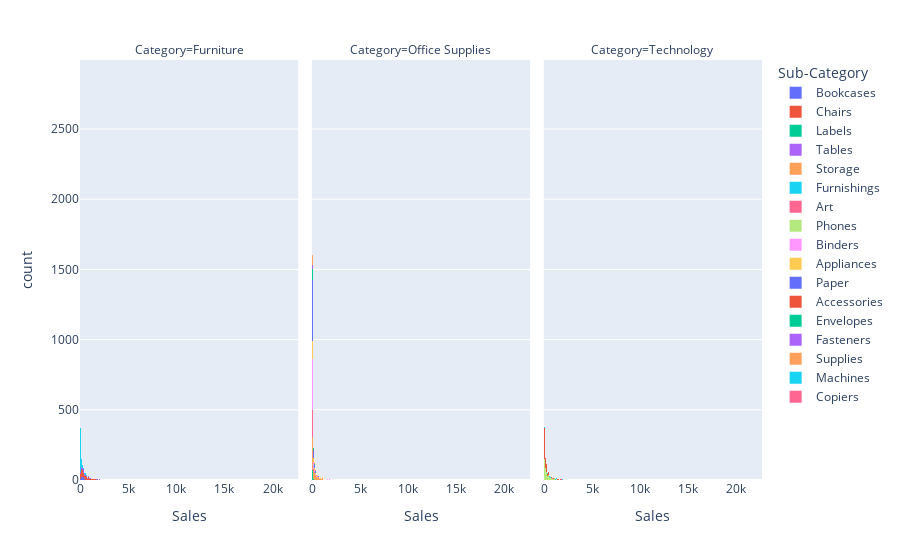

This figure's notebook cell:
### Markdown cell above
<center><h1>Analise por subgrupo - Valor vendido de cada categoria po sub-categoria</h1></center>

### Code cell
px.histogram(df_loja_base, x='Sales',facet_col='Category', color='Sub-Category')

### Figure 1 — Plotly figure (JSON) as saved in the notebook; plotly's stock layout.template omitted (floating-point values rounded to 4 significant figures; data arrays with more than 128 entries replaced by an {"elided": "..."} marker saying what was removed)
{"data": [{"alignmentgroup": "True", "bingroup": "x", "hovertemplate": "Sub-Category=Bookcases<br>Category=Furniture<br>Sales=%{x}<br>count=%{y}<extra></extra>", "legendgroup": "Bookcases", "marker": {"color": "#636efa", "pattern": {"shape": ""}}, "name": "Bookcases", "offsetgroup": "Bookcases", "orientation": "v", "showlegend": true, "type": "histogram", "x": {"elided": "228 float values"}, "xaxis": "x", "yaxis": "y"}, {"alignmentgroup": "True", "bingroup": "x", "hovertemplate": "Sub-Category=Chairs<br>Category=Furniture<br>Sales=%{x}<br>count=%{y}<extra></extra>", "legendgroup": "Chairs", "marker": {"color": "#EF553B", "pattern": {"shape": ""}}, "name": "Chairs", "offsetgroup": "Chairs", "orientation": "v", "showlegend": true, "type": "histogram", "x": {"elided": "617 float values"}, "xaxis": "x", "yaxis": "y"}, {"alignmentgroup": "True", "bingroup": "x", "hovertemplate": "Sub-Category=Labels<br>Category=Office Supplies<br>Sales=%{x}<br>count=%{y}<extra></extra>", "legendgroup": "Labels", "marker": {"color": "#00cc96", "pattern": {"shape": ""}}, "name": "Labels", "offsetgroup": "Labels", "orientation": "v", "showlegend": true, "type": "histogram", "x": {"elided": "364 float values"}, "xaxis": "x2", "yaxis": "y2"}, {"alignmentgroup": "True", "bingroup": "x", "hovertemplate": "Sub-Category=Tables<br>Category=Furniture<br>Sales=%{x}<br>count=%{y}<extra></extra>", "legendgroup": "Tables", "marker": {"color": "#ab63fa", "pattern": {"shape": ""}}, "name": "Tables", "offsetgroup": "Tables", "orientation": "v", "showlegend": true, "type": "histogram", "x": {"elided": "319 float values"}, "xaxis": "x", "yaxis": "y"}, {"alignmentgroup": "True", "bingroup": "x", "hovertemplate": "Sub-Category=Storage<br>Category=Office Supplies<br>Sales=%{x}<br>count=%{y}<extra></extra>", "legendgroup": "Storage", "marker": {"color": "#FFA15A", "pattern": {"shape": ""}}, "name": "Storage", "offsetgroup": "Storage", "orientation": "v", "showlegend": true, "type": "histogram", "x": {"elided": "846 float values"}, "xaxis": "x2", "yaxis": "y2"}, {"alignmentgroup": "True", "bingroup": "x", "hovertemplate": "Sub-Category=Furnishings<br>Category=Furniture<br>Sales=%{x}<br>count=%{y}<extra></extra>", "legendgroup": "Furnishings", "marker": {"color": "#19d3f3", "pattern": {"shape": ""}}, "name": "Furnishings", "offsetgroup": "Furnishings", "orientation": "v", "showlegend": true, "type": "histogram", "x": {"elided": "957 float values"}, "xaxis": "x", "yaxis": "y"}, {"alignmentgroup": "True", "bingroup": "x", "hovertemplate": "Sub-Category=Art<br>Category=Office Supplies<br>Sales=%{x}<br>count=%{y}<extra></extra>", "legendgroup": "Art", "marker": {"color": "#FF6692", "pattern": {"shape": ""}}, "name": "Art", "offsetgroup": "Art", "orientation": "v", "showlegend": true, "type": "histogram", "x": {"elided": "796 float values"}, "xaxis": "x2", "yaxis": "y2"}, {"alignmentgroup": "True", "bingroup": "x", "hovertemplate": "Sub-Category=Phones<br>Category=Technology<br>Sales=%{x}<br>count=%{y}<extra></extra>", "legendgroup": "Phones", "marker": {"color": "#B6E880", "pattern": {"shape": ""}}, "name": "Phones", "offsetgroup": "Phones", "orientation": "v", "showlegend": true, "type": "histogram", "x": {"elided": "889 float values"}, "xaxis": "x3", "yaxis": "y3"}, {"alignmentgroup": "True", "bingroup": "x", "hovertemplate": "Sub-Category=Binders<br>Category=Office Supplies<br>Sales=%{x}<br>count=%{y}<extra></extra>", "legendgroup": "Binders", "marker": {"color": "#FF97FF", "pattern": {"shape": ""}}, "name": "Binders", "offsetgroup": "Binders", "orientation": "v", "showlegend": true, "type": "histogram", "x": {"elided": "1523 float values"}, "xaxis": "x2", "yaxis": "y2"}, {"alignmentgroup": "True", "bingroup": "x", "hovertemplate": "Sub-Category=Appliances<br>Category=Office Supplies<br>Sales=%{x}<br>count=%{y}<extra></extra>", "legendgroup": "Appliances", "marker": {"color": "#FECB52", "pattern": {"shape": ""}}, "name": "Appliances", "offsetgroup": "Appliances", "orientation": "v", "showlegend": true, "type": "histogram", "x": {"elided": "466 float values"}, "xaxis": "x2", "yaxis": "y2"}, {"alignmentgroup": "True", "bingroup": "x", "hovertemplate": "Sub-Category=Paper<br>Category=Office Supplies<br>Sales=%{x}<br>count=%{y}<extra></extra>", "legendgroup": "Paper", "marker": {"color": "#636efa", "pattern": {"shape": ""}}, "name": "Paper", "offsetgroup": "Paper", "orientation": "v", "showlegend": true, "type": "histogram", "x": {"elided": "1370 float values"}, "xaxis": "x2", "yaxis": "y2"}, {"alignmentgroup": "True", "bingroup": "x", "hovertemplate": "Sub-Category=Accessories<br>Category=Technology<br>Sales=%{x}<br>count=%{y}<extra></extra>", "legendgroup": "Accessories", "marker": {"color": "#EF553B", "pattern": {"shape": ""}}, "name": "Accessories", "offsetgroup": "Accessories", "orientation": "v", "showlegend": true, "type": "histogram", "x": {"elided": "775 float values"}, "xaxis": "x3", "yaxis": "y3"}, {"alignmentgroup": "True", "bingroup": "x", "hovertemplate": "Sub-Category=Envelopes<br>Category=Office Supplies<br>Sales=%{x}<br>count=%{y}<extra></extra>", "legendgroup": "Envelopes", "marker": {"color": "#00cc96", "pattern": {"shape": ""}}, "name": "Envelopes", "offsetgroup": "Envelopes", "orientation": "v", "showlegend": true, "type": "histogram", "x": {"elided": "254 float values"}, "xaxis": "x2", "yaxis": "y2"}, {"alignmentgroup": "True", "bingroup": "x", "hovertemplate": "Sub-Category=Fasteners<br>Category=Office Supplies<br>Sales=%{x}<br>count=%{y}<extra></extra>", "legendgroup": "Fasteners", "marker": {"color": "#ab63fa", "pattern": {"shape": ""}}, "name": "Fasteners", "offsetgroup": "Fasteners", "orientation": "v", "showlegend": true, "type": "histogram", "x": {"elided": "217 float values"}, "xaxis": "x2", "yaxis": "y2"}, {"alignmentgroup": "True", "bingroup": "x", "hovertemplate": "Sub-Category=Supplies<br>Category=Office Supplies<br>Sales=%{x}<br>count=%{y}<extra></extra>", "legendgroup": "Supplies", "marker": {"color": "#FFA15A", "pattern": {"shape": ""}}, "name": "Supplies", "offsetgroup": "Supplies", "orientation": "v", "showlegend": true, "type": "histogram", "x": {"elided": "190 float values"}, "xaxis": "x2", "yaxis": "y2"}, {"alignmentgroup": "True", "bingroup": "x", "hovertemplate": "Sub-Category=Machines<br>Category=Technology<br>Sales=%{x}<br>count=%{y}<extra></extra>", "legendgroup": "Machines", "marker": {"color": "#19d3f3", "pattern": {"shape": ""}}, "name": "Machines", "offsetgroup": "Machines", "orientation": "v", "showlegend": true, "type": "histogram", "x": [8160.0, 1188.0, 480.0, 3060.0, 2520.0, 3992.0, 482.3, 69.99, 1008.0, 8000.0, 265.5, 3060.0, 336.5, 1380.0, 4900.0, 686.3, 695.7, 95.99, 3040, 396, 399.5, 1440.0, 597.1, 4000.0, 240.0, 2396.0, 1350.0, 653.0, 351.0, 821.3, 22640.0, 1920.0, 695.7, 207.0, 2550.0, 837.6, 1800.0, 1705.0, 1920.0, 558.4, 418.8, 288.0, 2395.0, 465.0, 59.99, 287.9, 480.0, 768.0, 3080, 2625.0, 210.0, 4800.0, 385.8, 9100.0, 448.0, 558.4, 837.6, 30.35, 2322.0, 629.9, 2800.0, 52.44, 105.6, 210.0, 532.7, 32.98, 71.98, 2549.0, 506.3, 343.2, 65.97, 5200.0, 1040.0, 78.66, 319.9, 372.0, 7000.0, 83.9, 1363.0, 270.0, 12.59, 241.2, 480.0, 369.2, 342.0, 600.0, 559.7, 649, 1280.0, 449.1, 29.93, 703.7, 1300.0, 4500.0, 3404.0, 3358.0, 2973.0, 4644.0, 600.5, 1036.0, 8750.0, 998.8, 11.56, 240.0, 686.4, 102.0, 480, 180.0, 120, 287.9, 4477.0, 574.9, 91.47, 224.9, 399.5], "xaxis": "x3", "yaxis": "y3"}, {"alignmentgroup": "True", "bingroup": "x", "hovertemplate": "Sub-Category=Copiers<br>Category=Technology<br>Sales=%{x}<br>count=%{y}<extra></extra>", "legendgroup": "Copiers", "marker": {"color": "#FF6692", "pattern": {"shape": ""}}, "name": "Copiers", "offsetgroup": "Copiers", "orientation": "v", "showlegend": true, "type": "histogram", "x": [960.0, 1800.0, 1200.0, 3000.0, 1200.0, 1200.0, 600.0, 840.0, 560.0, 3150.0, 1440.0, 1120.0, 480.0, 11200.0, 960.0, 480.0, 2800.0, 3360.0, 440.0, 900.0, 880.0, 880.0, 2800.0, 1000.0, 10500.0, 800.0, 440.0, 660.0, 480.0, 2880.0, 1600.0, 1200.0, 550.0, 3000.0, 960.0, 2800.0, 2000.0, 600.0, 550.0, 1200.0, 1440.0, 8400.0, 2000.0, 320.0, 17500.0, 2400.0, 480.0, 600.0, 2400.0, 640.0, 1500.0, 1400.0, 5400.0, 1200.0, 1080.0, 14000.0, 1000.0, 300.0, 480.0, 480.0, 720.0, 480.0, 1800.0, 960.0, 4900.0, 900.0, 480.0, 2800.0], "xaxis": "x3", "yaxis": "y3"}], "layout": {"annotations": [{"font": {}, "showarrow": false, "text": "Category=Furniture", "x": 0.16, "xanchor": "center", "xref": "paper", "y": 1, "yanchor": "bottom", "yref": "paper"}, {"font": {}, "showarrow": false, "text": "Category=Office Supplies", "x": 0.5, "xanchor": "center", "xref": "paper", "y": 1, "yanchor": "bottom", "yref": "paper"}, {"font": {}, "showarrow": false, "text": "Category=Technology", "x": 0.84, "xanchor": "center", "xref": "paper", "y": 1, "yanchor": "bottom", "yref": "paper"}], "barmode": "relative", "legend": {"title": {"text": "Sub-Category"}, "tracegroupgap": 0}, "margin": {"t": 60}, "xaxis": {"anchor": "y", "domain": [0, 0.32], "title": {"text": "Sales"}}, "xaxis2": {"anchor": "y2", "domain": [0.34, 0.66], "matches": "x", "title": {"text": "Sales"}}, "xaxis3": {"anchor": "y3", "domain": [0.68, 1.0], "matches": "x", "title": {"text": "Sales"}}, "yaxis": {"anchor": "x", "domain": [0, 1], "title": {"text": "count"}}, "yaxis2": {"anchor": "x2", "domain": [0, 1], "matches": "y", "showticklabels": false}, "yaxis3": {"anchor": "x3", "domain": [0, 1], "matches": "y", "showticklabels": false}}}
